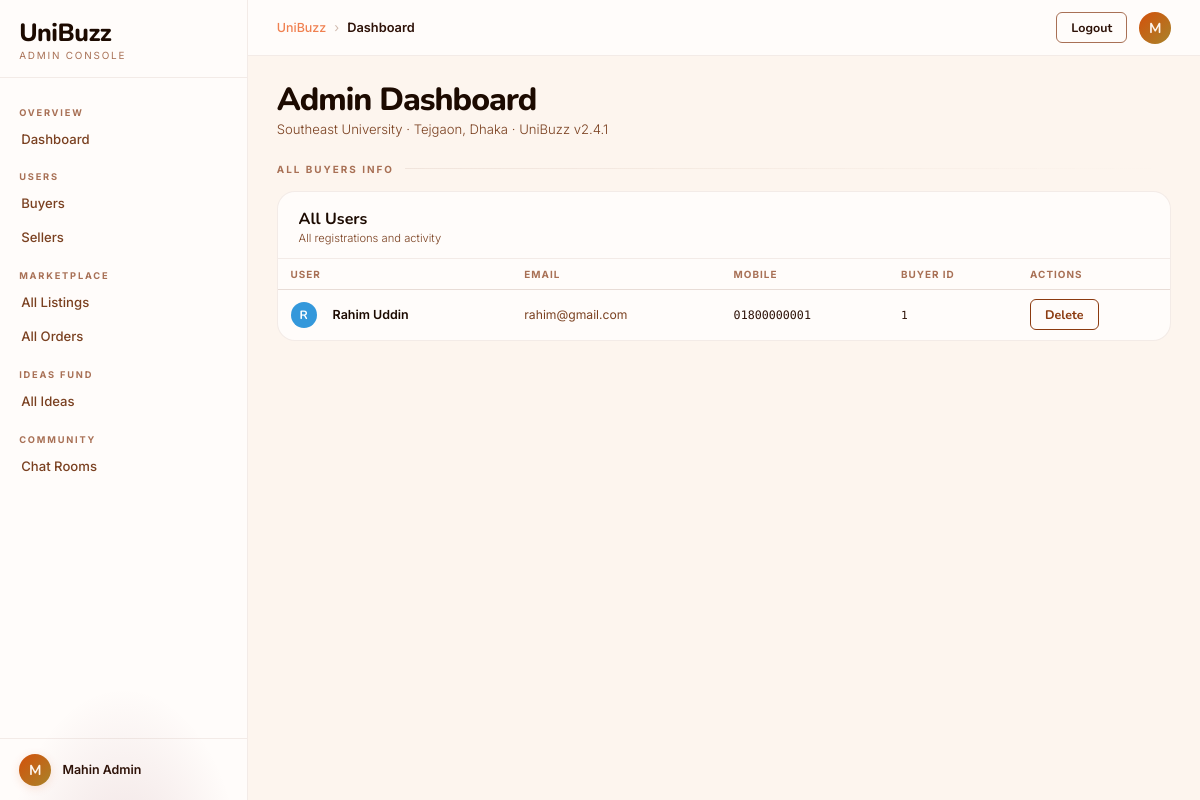
Screenshot of /adminBuyers.php (signed in) with the database file from the repository.
### tables this page shows
CREATE TABLE `user_table` (
  `User_Id` int(11) NOT NULL,
  `First_Name` varchar(100) NOT NULL,
  `Last_Name` varchar(100) NOT NULL,
  `Email` varchar(150) NOT NULL,
  `Mobile` varchar(20) DEFAULT NULL,
  `Password` varchar(255) NOT NULL,
  `Admin_Id` int(11) DEFAULT NULL,
  `Buyer_Id` int(11) DEFAULT NULL,
  `Seller_Id` int(11) DEFAULT NULL
);

CREATE TABLE `buyer` (
  `Buyer_Id` int(11) NOT NULL,
  `User_Id` int(11) NOT NULL,
  `Cart_Id` int(11) DEFAULT NULL
);

### adminBuyers.php (the view, shortened to what this page needs)
<?php
include("database.php");
$loggedInUserId = $_SESSION["user_id"];
$sql        = "SELECT user_table.First_Name, user_table.Last_Name
               FROM user_table
               WHERE user_table.User_Id = $loggedInUserId";
$result     = mysqli_query($conn, $sql);
$adminInfo  = mysqli_fetch_assoc($result);
$adminFullName   = $adminInfo['First_Name'] . " " . $adminInfo['Last_Name'];
$adminFirstLetter = strtoupper(substr($adminInfo['First_Name'], 0, 1));
$sql       = "SELECT user_table.User_Id, user_table.First_Name, user_table.Last_Name,
                     user_table.Email, user_table.Mobile,
                     buyer.Buyer_Id, buyer.Cart_Id
              FROM user_table
              JOIN buyer ON user_table.Buyer_Id = buyer.Buyer_Id";
$result    = mysqli_query($conn, $sql);
$allBuyers = mysqli_fetch_all($result, MYSQLI_ASSOC);
?>
<!DOCTYPE html>
<html lang="en">
<head>
<link rel="stylesheet" href="adminDash.css">
</head>
<body>
<div class="my-dashboard-wrapper">
  <aside class="left-panel" id="sidebar">
    <div class="left-panel-inner">
      <div class="logo-area">
        <div class="site-name">UniBuzz</div>
        <div class="site-subtitle">Admin Console</div>
      </div>
      <div class="nav-links">
        <div class="nav-group-title">Overview</div>
        <a href="adminHomepage.php" class="nav-link">Dashboard</a>
        <div class="nav-group-title">Users</div>
        <a href="adminBuyers.php" class="nav-link">Buyers</a>
        <a href="adminSellers.php" class="nav-link">Sellers</a>
        <div class="nav-group-title">Marketplace</div>
        <a href="adminAllListings.php" class="nav-link">All Listings</a>
        <a href="adminAllOrders.php" class="nav-link">All Orders</a>
        <div class="nav-group-title">Ideas Fund</div>
        <a href="adminIdeas.php" class="nav-link">All Ideas</a>
        <div class="nav-group-title">Community</div>
        <a href="globalChatRoom.php" class="nav-link">Chat Rooms</a>
      </div>
      <div class="admin-info-bar">
        <div class="admin-pic"><?php echo $adminFirstLetter; ?></div>
        <div>
          <div class="admin-fullname"><?php echo $adminFullName; ?></div>
        </div>
      </div>
    </div>
  </aside>
  <div class="right-side">
    <div class="header-bar">
      <div class="page-path">
        <a href="#">UniBuzz</a>
        <span class="sep">›</span>
        <span class="current">Dashboard</span>
      </div>
      <div class="header-right-side">
          <form action="logout.php" method="POST" style="margin:0;">
            <button class="btn-logout" type="submit" name="logout" >Logout</button>
          </form>
        <div class="nav-avatar" style="width:32px;height:32px;border-radius:50%;background:linear-gradient(135deg,var(--gold),#A8842A);display:flex;align-items:center;justify-content:center;font-family:'Nunito',sans-serif;font-size:.9rem;font-weight:700;color:var(--bg);cursor:pointer;"><?php echo $adminFirstLetter; ?></div>
      </div>
    </div>
    <div class="page-content-scroll">
      <div class="page-top-section">
        <div>
          <div class="big-page-title">Admin Dashboard</div>
          <div class="page-subtitle">Southeast University · Tejgaon, Dhaka · UniBuzz v2.4.1</div>
        </div>
      </div>
      <div class="divider-row">
        <div class="divider-label">All Buyers Info</div>
        <div class="divider-line"></div>
      </div>
      <div class="content-card" style="margin-bottom:1rem auto;animation-delay:.2s">
        <div class="card-top">
          <div>
            <div class="card-title">All Users</div>
            <div class="card-subtitle">All registrations and activity</div>
          </div>
        </div>
        <div class="tab-content-area">
          <div class="tab-all-users" style="overflow-x:auto;">
            <table class="users-table">
              <thead>
                <tr>
                  <th>User</th>
                  <th>Email</th>
                  <th>Mobile</th>
                  <th>Buyer ID</th>
                  <th>Actions</th>
                </tr>
              </thead>
              <tbody>
                <?php foreach($allBuyers as $buyer): ?>
                <tr>
                  <td>
                    <div class="user-info-cell">
                      <div class="user-initial-circle" style="background:#3498DB;"><?php echo strtoupper(substr($buyer['First_Name'], 0, 1)); ?></div>
                      <div>
                        <div class="user-fullname"><?php echo $buyer['First_Name'] . " " . $buyer['Last_Name']; ?></div>
                      </div>
                    </div>
                  </td>
                  <td><span style="font-size:.76rem;color:var(--text-3)"><?php echo $buyer['Email']; ?></span></td>
                  <td><span class="mono-text"><?php echo $buyer['Mobile']; ?></span></td>
                  <td><span class="mono-text" style="font-size:.7rem"><?php echo $buyer['Buyer_Id']; ?></span></td>
                  <td>
                    <form method="POST">
                        <button type="submit" name="delete_buyer" class="btn-deleteuser">Delete</button>
                    </form>
                  </td>
                </tr>
                <?php endforeach; ?>
              </tbody>
            </table>
          </div>
        </div>
      </div>
    </div>
  </div>
</div>
</body>
</html>

### rows the page displays
user_table: First_Name "M", adminFullName "Mahin Admin"
user_table: First_Name "R", First_Name "Rahim", Last_Name "Uddin", Email "rahim@gmail.com", Mobile "01800000001", Buyer_Id.Buyer_Id "1"
